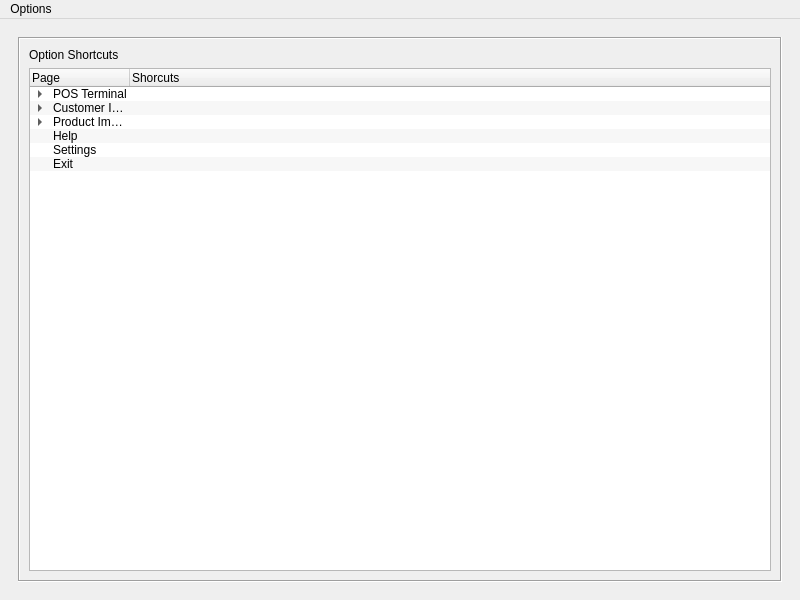
<?xml version="1.0" encoding="UTF-8"?>
<ui version="4.0">
 <class>HelpWindow</class>
 <widget class="QMainWindow" name="HelpWindow">
  <property name="geometry">
   <rect>
    <x>0</x>
    <y>0</y>
    <width>800</width>
    <height>600</height>
   </rect>
  </property>
  <property name="windowTitle">
   <string>Help</string>
  </property>
  <widget class="QWidget" name="centralwidget">
   <layout class="QVBoxLayout" name="verticalLayout">
    <item>
     <widget class="QFrame" name="frame">
      <property name="frameShape">
       <enum>QFrame::NoFrame</enum>
      </property>
      <property name="frameShadow">
       <enum>QFrame::Raised</enum>
      </property>
      <layout class="QVBoxLayout" name="verticalLayout_2">
       <item>
        <widget class="QFrame" name="frame_2">
         <property name="frameShape">
          <enum>QFrame::Box</enum>
         </property>
         <property name="frameShadow">
          <enum>QFrame::Sunken</enum>
         </property>
         <layout class="QVBoxLayout" name="verticalLayout_3">
          <item>
           <widget class="QLabel" name="label">
            <property name="text">
             <string>Option Shortcuts</string>
            </property>
           </widget>
          </item>
          <item>
           <widget class="QTreeWidget" name="treeWidget_Help">
            <property name="showDropIndicator" stdset="0">
             <bool>true</bool>
            </property>
            <property name="dragEnabled">
             <bool>false</bool>
            </property>
            <property name="alternatingRowColors">
             <bool>true</bool>
            </property>
            <property name="autoExpandDelay">
             <number>-1</number>
            </property>
            <property name="indentation">
             <number>20</number>
            </property>
            <property name="uniformRowHeights">
             <bool>false</bool>
            </property>
            <property name="itemsExpandable">
             <bool>true</bool>
            </property>
            <property name="allColumnsShowFocus">
             <bool>false</bool>
            </property>
            <column>
             <property name="text">
              <string>Page</string>
             </property>
            </column>
            <column>
             <property name="text">
              <string>Shorcuts</string>
             </property>
            </column>
            <item>
             <property name="text">
              <string>POS Terminal</string>
             </property>
             <property name="text">
              <string/>
             </property>
             <item>
              <property name="text">
               <string>Search</string>
              </property>
              <property name="text">
               <string>S</string>
              </property>
             </item>
             <item>
              <property name="text">
               <string>Payment</string>
              </property>
              <property name="text">
               <string>P</string>
              </property>
             </item>
             <item>
              <property name="text">
               <string>Suspend</string>
              </property>
              <property name="text">
               <string>D</string>
              </property>
             </item>
             <item>
              <property name="text">
               <string>Order</string>
              </property>
              <property name="text">
               <string>O</string>
              </property>
             </item>
             <item>
              <property name="text">
               <string>Cancel</string>
              </property>
              <property name="text">
               <string>C</string>
              </property>
             </item>
            </item>
            <item>
             <property name="text">
              <string>Customer Import</string>
             </property>
             <item>
              <property name="text">
               <string>Import from Internet</string>
              </property>
              <property name="text">
               <string>I</string>
              </property>
             </item>
             <item>
              <property name="text">
               <string>Submit</string>
              </property>
              <property name="text">
               <string>S</string>
              </property>
             </item>
            </item>
            <item>
             <property name="text">
              <string>Product Import</string>
             </property>
             <property name="text">
              <string/>
             </property>
             <item>
              <property name="text">
               <string>Import from Internet</string>
              </property>
              <property name="text">
               <string>I</string>
              </property>
             </item>
            </item>
            <item>
             <property name="text">
              <string>Help</string>
             </property>
            </item>
            <item>
             <property name="text">
              <string>Settings</string>
             </property>
            </item>
            <item>
             <property name="text">
              <string>Exit</string>
             </property>
            </item>
           </widget>
          </item>
         </layout>
        </widget>
       </item>
      </layout>
     </widget>
    </item>
   </layout>
  </widget>
  <widget class="QMenuBar" name="menubar_help">
   <property name="geometry">
    <rect>
     <x>0</x>
     <y>0</y>
     <width>800</width>
     <height>22</height>
    </rect>
   </property>
   <property name="nativeMenuBar">
    <bool>false</bool>
   </property>
   <widget class="QMenu" name="menuOptions">
    <property name="title">
     <string>Options</string>
    </property>
    <addaction name="actionPOS_Terminal_help"/>
    <addaction name="actionCustomer_Import_help"/>
    <addaction name="actionProduct_Import_help"/>
    <addaction name="separator"/>
    <addaction name="actionSettings_help"/>
    <addaction name="separator"/>
    <addaction name="actionExit_help"/>
   </widget>
   <addaction name="menuOptions"/>
  </widget>
  <action name="actionPOS_Terminal_help">
   <property name="text">
    <string>POS Terminal</string>
   </property>
   <property name="shortcut">
    <string>Ctrl+P</string>
   </property>
   <property name="shortcutContext">
    <enum>Qt::WindowShortcut</enum>
   </property>
  </action>
  <action name="actionCustomer_Import_help">
   <property name="text">
    <string>Customer Import</string>
   </property>
   <property name="shortcut">
    <string>Ctrl+C</string>
   </property>
  </action>
  <action name="actionProduct_Import_help">
   <property name="text">
    <string>Product Import</string>
   </property>
   <property name="shortcut">
    <string>Ctrl+D</string>
   </property>
  </action>
  <action name="actionSettings_help">
   <property name="text">
    <string>Settings</string>
   </property>
   <property name="shortcut">
    <string>Ctrl+S</string>
   </property>
  </action>
  <action name="actionExit_help">
   <property name="text">
    <string>Exit</string>
   </property>
   <property name="shortcut">
    <string>Ctrl+X</string>
   </property>
  </action>
 </widget>
 <resources/>
 <connections/>
</ui>
